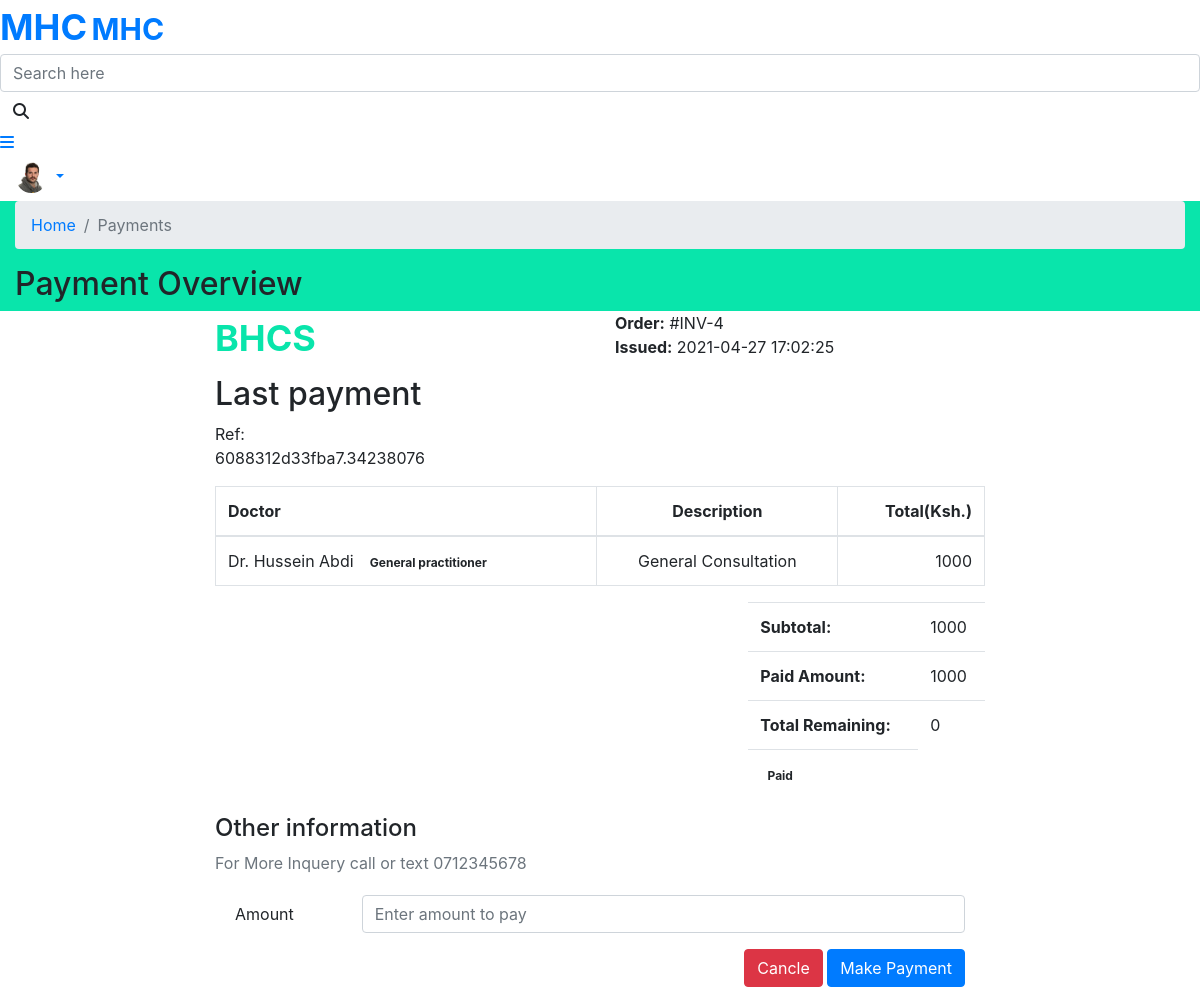
Screenshot of /pay.php?inv=4 with the database file from the repository.
### tables this page shows
CREATE TABLE `booking` (
  `bid` int(11) NOT NULL,
  `patient_id` int(11) DEFAULT NULL,
  `doc_id` int(11) DEFAULT NULL,
  `appt_date` varchar(255) NOT NULL,
  `appt_time` varchar(20) DEFAULT NULL,
  `booking_amount` varchar(255) NOT NULL,
  `date` timestamp NOT NULL DEFAULT current_timestamp() ON UPDATE current_timestamp(),
  `patient_fname` varchar(255) NOT NULL,
  `patient_lname` varchar(255) NOT NULL,
  `patient_phone` varchar(255) NOT NULL,
  `patient_email` varchar(255) NOT NULL,
  `status` varchar(255) NOT NULL,
  `paid_amount` varchar(255) DEFAULT NULL,
  `payment_code` varchar(30) DEFAULT NULL,
  `appt_desc` varchar(255) DEFAULT NULL
);

CREATE TABLE `users` (
  `uid` int(11) NOT NULL,
  `role_id` int(11) DEFAULT NULL,
  `firstname` varchar(255) DEFAULT NULL,
  `lastname` varchar(255) DEFAULT NULL,
  `email` varchar(255) NOT NULL,
  `password` varchar(255) NOT NULL,
  `profile_picture` varchar(255) DEFAULT NULL,
  `created_at` timestamp NOT NULL DEFAULT current_timestamp() ON UPDATE current_timestamp(),
  `monday` varchar(255) DEFAULT NULL,
  `tuesday` varchar(255) DEFAULT NULL,
  `wednesday` varchar(255) DEFAULT NULL,
  `thursday` varchar(255) DEFAULT NULL,
  `friday` varchar(255) DEFAULT NULL,
  `saturday` varchar(255) DEFAULT NULL,
  `sunday` varchar(255) DEFAULT NULL,
  `price` varchar(255) DEFAULT NULL,
  `category` varchar(255) DEFAULT NULL,
  `description` varchar(255) DEFAULT NULL,
  `address` varchar(255) DEFAULT NULL,
  `phone` int(11) DEFAULT NULL
);

### pay.php (the view, shortened to what this page needs)
<?php
include('admin/account/config.php');
?>
<!DOCTYPE html>
<html lang="en">
<head>
		<link rel="stylesheet" href="assets/css/bootstrap.min.css">
		<link rel="stylesheet" href="assets/plugins/fontawesome/css/fontawesome.min.css">
		<link rel="stylesheet" href="assets/plugins/fontawesome/css/all.min.css">
		<link rel="stylesheet" href="assets/css/style.css">
	</head>
	<body>
		<div class="main-wrapper">
			<?php include(INCLUDE_PATH . '/consts/header.php') ?>
			<div style="background-color: #09e5ab;" class="breadcrumb-bar">
				<div class="container-fluid">
					<div class="row align-items-center">
						<div class="col-md-12 col-12">
							<nav aria-label="breadcrumb" class="page-breadcrumb">
								<ol class="breadcrumb">
									<li class="breadcrumb-item"><a href="index-2.html">Home</a></li>
									<li class="breadcrumb-item active" aria-current="page">Payments</li>
								</ol>
							</nav>
							<h2 class="breadcrumb-title">Payment Overview</h2>
						</div>
					</div>
				</div>
			</div>
			<div class="content">
				<div class="container-fluid">
				<?php
											$bid =$_GET['inv'];
											$sql = "SELECT * from booking where bid=:bid";
											$query = $dbh->prepare($sql);
											$query->bindParam(':bid', $bid, PDO::PARAM_STR);
											$query->execute();
											$results = $query->fetchAll(PDO::FETCH_OBJ);
											if ($query->rowCount() > 0) {
												foreach ($results as $result) {	?>
					<div class="row">
						<div class="col-lg-8 offset-lg-2">
							<div class="invoice-content">
								<div class="invoice-item">
									<div class="row">
										<div class="col-md-6">
											<div class="invoice-logo">
												<span style="font-weight:700; font-size:36px; color: #09e5ab;" >BHCS</span>
											</div>
										</div>
										<div class="col-md-6">
											<p class="invoice-details">
												<strong>Order:</strong> #INV-<?php echo htmlentities($result->bid); ?> <br>
												<strong>Issued:</strong> <?php echo htmlentities($result->date); ?>
											</p>
										</div>
									</div>
								</div>
								<div>
								<h2>Last payment</h2>
								Ref:&nbsp;<p><?php echo htmlentities($result->payment_code); ?></p>
								</div>
								<div class="invoice-item invoice-table-wrap">
									<div class="row">
										<div class="col-md-12">
											<div class="table-responsive">
												<table class="invoice-table table table-bordered">
													<thead>
														<tr>
															<th>Doctor</th>
															<th class="text-center">Description</th>
															<th class="text-right">Total(Ksh.)</th>
														</tr>
													</thead>
													<tbody>
														<tr>
															<td><?php if($result->doc_id){
																		$doc_id = $result->doc_id;
																		$sql1 = "SELECT * from users where uid=:doc_id";
																		$query1 = $dbh -> prepare($sql1);
																		$query1-> bindParam(':doc_id', $doc_id, PDO::PARAM_STR);
																		$query1->execute();
																		$results1=$query1->fetchAll(PDO::FETCH_OBJ);
																		if($query->rowCount() > 0)
																			{
																			foreach($results1 as $result1)
																			{
																	 ?>
																	 <?php echo htmlentities($result1->firstname); ?>&nbsp;<?php echo htmlentities($result1->lastname); ?>&nbsp;
																	 <span class="badge badge-pill bg-success-light"><?php echo htmlentities($result1->category); ?></span>
																	 <?php }}} ?>
																	 </td>
															<td class="text-center"><?php echo htmlentities($result->appt_desc); ?></td>
															<td class="text-right"><?php echo htmlentities($result->booking_amount); ?></td>
														</tr>
													</tbody>
												</table>
											</div>
										</div>
										<div class="col-md-6 col-xl-4 ml-auto">
											<div class="table-responsive">
												<table class="invoice-table-two table">
													<tbody>
													<tr>
														<th>Subtotal:</th>
														<td><span><?php echo htmlentities($result->booking_amount); ?></span></td>
													</tr>
													<tr>
														<th>Paid Amount:</th>
														<td><span><?php echo htmlentities($result->paid_amount); ?></span></td>
													</tr>
													<tr>
														<th>Total Remaining:</th>
														<td><span><?php $booking_amount=$result->booking_amount;
														$paid_amount=$result->paid_amount;
														$total_amount=($booking_amount-$paid_amount);
														echo"$total_amount";
														 ?></span></td>
													</tr>
													<tr>
														<td><span><?php if($result->paid_amount == 0){
															echo'<span class="badge badge-pill bg-danger-light">Not Paid</span>';
														} else if($result->paid_amount > 0 && $result->paid_amount < $result->booking_amount){
															echo'<span class="badge badge-pill bg-warning-light">Balance Remaing</span>';
														} else if($result->paid_amount == $result->booking_amount){
															echo'<span class="badge badge-pill bg-success-light">Paid</span>';
														} else if($result->paid_amount > $result->booking_amount){
															echo'<span class="badge badge-pill bg-primary-light">Excess</span>';
														}?></span></td>
													</tr>
													</tbody>
												</table>
											</div>
										</div>
									</div>
								</div>
								<div class="other-info">
									<h4>Other information</h4>
									<p class="text-muted mb-0">For More Inquery call or text 0712345678</p>
								</div>
								<div class="card-body">
									<form method="post">
											<div class="form-group row">
												<label class="col-form-label col-md-2">Amount</label>
												<div class="col-md-10">
													<input type="text" name="paid_amount" class="form-control" placeholder="Enter amount to pay" required>
												</div>
											</div>
											<div class="text-right">
												<a href="patient-dashboard.php" class="btn btn-danger">Cancle</a>
                                                <button type="submit" name="submit" class="btn btn-primary">Make Payment</button>
											</div>
									</form>
								</div>
							</div>
						</div>
					</div>
					<?php }} ?>
				</div>
			</div>
		</div>
	</body>
</html>

### rows the page displays
booking: bid "4", date "2021-04-27 17:02:25", payment_code "6088312d33fba7.34238076", appt_desc "General Consultation", booking_amount "1000", paid_amount "1000", total_amount "0", shows "Paid"
users: firstname "Dr. Hussein", lastname "Abdi", category "General practitioner"
